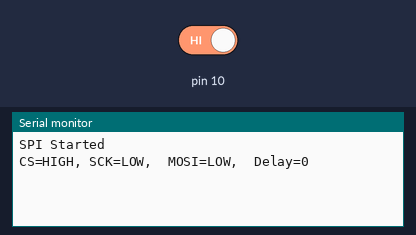
The program below on a simulated Arduino Uno, built with avr-gcc and run on an emulated ATmega328P. Shown: the last lines printed to the serial monitor. The inputs (shaded band) are chosen by the test bench; at power-on: pin 10 HIGH.

Above: at 1.2 s.
1.3 s: pin 10 driven LOW
At 2.3 s:
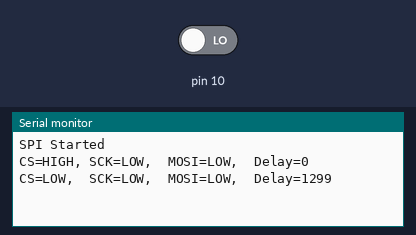
2.8 s: pin 10 driven HIGH
At 3.4 s:
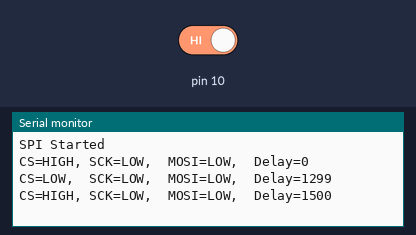

Measured:
- after the input at 1.3 s, the serial monitor: prints a new line at once (image 1)
- after the input at 2.8 s, the serial monitor: prints a new line at once (image 2)

The program:

main.cpp
```cpp
#include <SPI.h>

volatile byte receivedData;
volatile bool dataReceived = false;

unsigned long now = 0;
unsigned long prev_now = 0;

int sck_state = -1;
int cs_state = -1;
int mosi_state = -1;

int current_cs_state = -1;
int current_sck_state = -1;
int current_mosi_state = -1;

// #define PIN_SPI_SS    (10)
// #define PIN_SPI_MOSI  (11)
// #define PIN_SPI_MISO  (12)
// #define PIN_SPI_SCK   (13)

void setup() {
  // Initialize the Serial port for output
  Serial.begin(9600);

  pinMode(MISO, OUTPUT);
  pinMode(MOSI, INPUT);
  pinMode(SS, INPUT);
  pinMode(SCK, INPUT);

  // Initialize SPI in slave mode
  SPCR |= _BV(SPE);

  // Attach SPI interrupt
  SPI.attachInterrupt();

  Serial.println("SPI Started");
}

ISR(SPI_STC_vect) {
  // Read the received byte from SPI data register
  receivedData = SPDR;
  dataReceived = true;
}

void loop() {
  // handle pin states
  current_cs_state = digitalRead(SS);
  current_sck_state = digitalRead(SCK);
  current_mosi_state = digitalRead(MOSI);

  if (
    current_cs_state != cs_state
    || current_sck_state != sck_state
    || current_mosi_state != mosi_state
  ) {
      prev_now = now;
      now = millis();

      if (current_cs_state != cs_state ) {
        cs_state = current_cs_state;
      }

      if (current_sck_state != sck_state) {
        sck_state = current_sck_state;
      }

      if (current_mosi_state != mosi_state) {
        mosi_state = current_mosi_state;
      }

      Serial.print(cs_state == LOW ? "CS=LOW,  " : "CS=HIGH, ");
      Serial.print(sck_state == LOW ? "SCK=LOW,  " : "SCK=HIGH, ");
      Serial.print(mosi_state == LOW ? "MOSI=LOW,  " : "MOSI=HIGH, ");
      Serial.print("Delay=");
      Serial.println(now - prev_now);
  }

  // print data byte
  if (dataReceived) {
    Serial.print("0x");
    if (receivedData < 0x10) {
      Serial.print("0");
    }
    Serial.println(receivedData, HEX);
    Serial.println("");

    dataReceived = false;
  }

  // wait all ports to switch
  // delay(2);
}
```
